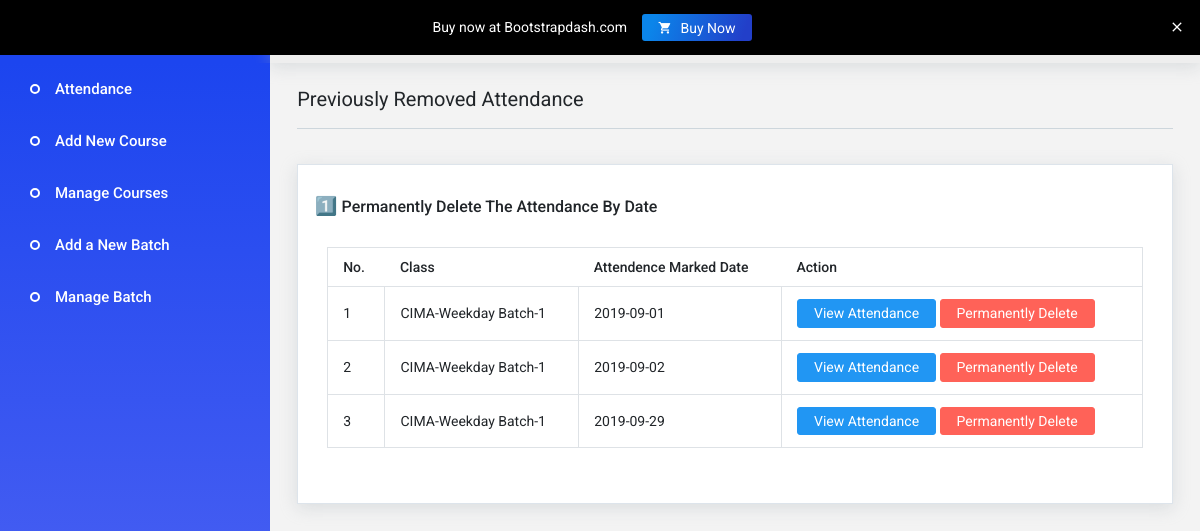
Screenshot of /del_att_view.php with the database file from the repository.
### tables this page shows
CREATE TABLE `attendance_deleted` (
  `aID` varchar(100) NOT NULL,
  `mID` varchar(100) NOT NULL,
  `cID` varchar(100) NOT NULL,
  `date` varchar(100) NOT NULL,
  `status` varchar(100) NOT NULL,
  PRIMARY KEY (`aID`)
);

CREATE TABLE `class` (
  `cID` int(10) NOT NULL AUTO_INCREMENT,
  `course` varchar(100) NOT NULL,
  `hall` varchar(20) NOT NULL DEFAULT 'Hall0',
  `subject` varchar(20) NOT NULL,
  PRIMARY KEY (`cID`)
);

### del_att_view.php (the view, shortened to what this page needs)
<?php include 'includes/header.php';?>
        <div class="main-panel">
          <div class="content-wrapper">
            <div class="row page-title-header">
              <div class="col-12">
                <div class="page-header">
                  <h4 class="page-title">Previously Removed Attendance</h4>
                </div>
              </div>
            </div>
            <div class="row">
              <div class="col-md-12 grid-margin">
                <div class="card">
                  <div class="card-body">
                        <div class="row">
                        <div class="col-md-8">
                          <div class="form-group row">
                              <h4 style="font-size:16px;" class="card-title"><span style="font-size:18px;">1️⃣ </span> Permanently Delete the Attendance by Date</h4></div></div></div>
                          <table class="table table-bordered">
                      <thead>
                                    <tr>
                                        <th>No.</th>
                                        <th >Class</th>
                                        <th >Attendence Marked Date</th>
                                        <th >Action</th>
                                    </tr>
                                </thead>
                                <tbody id="myTable">
 <?php
                                $class1=$_GET['cID'];
                $query="select * from attendance_deleted a,class c WHERE a.cID=c.cID GROUP BY date";
                $count=1;
                $run_query=mysqli_query($con,$query);
                while ($row = mysqli_fetch_assoc($run_query)) {
                            $date=$row['date'];
                            $Subject=$row['subject'];
                                ?>
                                   <tr>
                                    <form action="" method="post">
									<td ><?php echo $count;?></td>
									<td><?php echo $Subject;?></td>
                                    <td><?php echo $date;?></td>
									<td >
									    <a href="att_view_deleted.php?cID=<?php echo $class1 ?>&date=<?php echo $date ?>"><input type="button" name="v_att" class="btn btn-primary btn-fw" value="View Attendance">
									    <input type="submit" name="del_att" class="btn btn-danger btn-fw" value="Permanently Delete"></td>
                                    </form>
								</tr>
 <?php $count++; }?>
                                </tbody>
                            </table>
<br>
              </div>
            </div>
            </div>
        </div>
      </div>
    </div>
</div>
<?php include 'includes/footer.php';?>

### rows the page displays
attendance_deleted: cID.subject "CIMA-Weekday Batch-1", date "2019-09-01"
attendance_deleted: cID.subject "CIMA-Weekday Batch-1", date "2019-09-02"
attendance_deleted: cID.subject "CIMA-Weekday Batch-1", date "2019-09-29"
